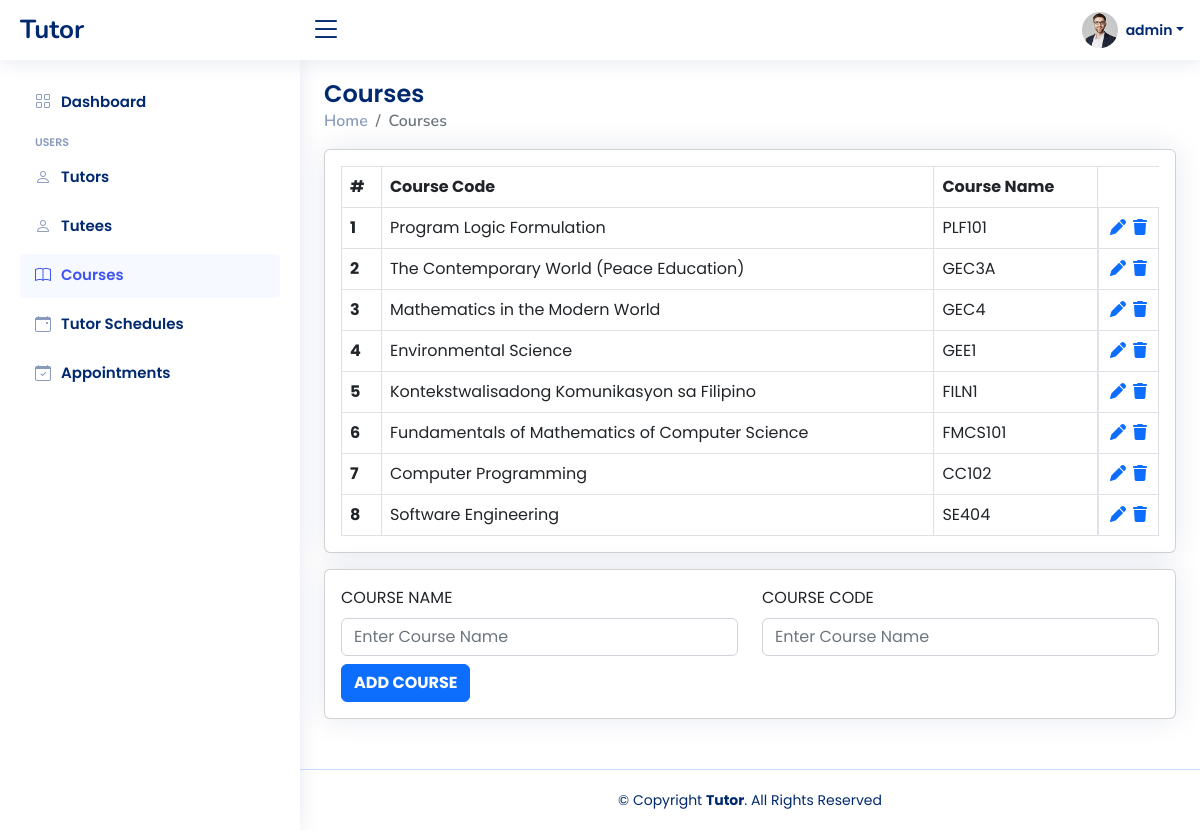
The page /admin/courses.php (signed in) on the database its author committed.
### tables this page shows
CREATE TABLE `courses` (
  `id` int(11) NOT NULL,
  `course_name` varchar(255) NOT NULL,
  `course_code` varchar(255) NOT NULL
);

### admin/courses.php (the view, shortened to what this page needs)
<?php
    include('header.php');
?>
        <aside id="sidebar" class="sidebar">
            <ul class="sidebar-nav" id="sidebar-nav">
                <li class="nav-item">
                    <a class="nav-link" href="index.php">
                        <i class="bi bi-grid"></i>
                        <span>Dashboard</span>
                    </a>
                </li>
                <li class="nav-heading">Users</li>
                <li class="nav-item">
                    <a class="nav-link" href="tutors.php">
                        <i class="bi bi-person"></i>
                        <span>Tutors</span>
                    </a>
                </li>
                <li class="nav-item">
                    <a class="nav-link" href="tutees.php">
                        <i class="bi bi-person"></i>
                        <span>Tutees</span>
                    </a>
                </li>
                <li class="nav-item">
                    <a class="nav-link active" href="courses.php">
                        <i class='bi bi-book'></i>
                        <span>Courses</span>
                    </a>
                </li>
                <li class="nav-item">
                    <a class="nav-link" href="schedules.php">
                    <i class='bi bi-calendar-event'></i>
                        <span>Tutor Schedules</span>
                    </a>
                </li>
                <li class="nav-item">
                    <a class="nav-link" href="appointments.php">
                    <i class='bi bi-calendar-check' ></i>
                        <span>Appointments</span>
                    </a>
                </li>
            </ul>
        </aside>
        <main id="main" class="main px-1 px-md-4">
            <div class="pagetitle">
                <h1>Courses</h1>
                <nav>
                    <ol class="breadcrumb">
                        <li class="breadcrumb-item"><a href="index.php">Home</a></li>
                        <li class="breadcrumb-item active">Courses</li>
                    </ol>
                </nav>
            </div>
            <section class="admin_courses-wrap">
                <div class="card mb-3">
                    <div class="card-body" id="courses-wrap">
                        <table class="table table-bordered table-responsive mb-0" id="tutors_table">
                            <thead>
                                <tr>
                                    <th scope="col">#</th>
                                    <th scope="col" class="d-none d-md-table-cell">Course Code</th>
                                    <th scope="col">Course Name</th>
                                </tr>
                            </thead>
                            <tbody>
                                <?php
                                $get_course = mysqli_query($db, 'SELECT * FROM courses ORDER BY id ASC');
                                $count = 1;
                                if(mysqli_num_rows($get_course) > 0) {
                                    while($row = mysqli_fetch_array($get_course))
                                    {
                                ?>
                                        <tr>
                                            <th scope="row"><?=$count?></th>
                                            <td class="d-none d-md-table-cell"><?=$row['course_name']?></td>
                                            <td><?=$row['course_code']?></td>
                                            <td class="d-flex justify-content-around admin__table-actions">
                                                <a href="#editCourse<?=$row['id']?>" data-bs-toggle="modal" data-bs-target="#editCourse<?=$row['id']?>"><i class="fas fa-pen"></i></a>
                                                <a href="#" data-id="<?=$row['id']?>" class="delete delete_course-btn"><i class="fas fa-trash"></i></a>
                                            </td>
                                        </tr>
                                <?php
                                    $count = $count+1;
                                    }
                                } else {
                                ?>
                                <td colspan="4" class="text-center fw-bold text-danger">NO COURSES AVAILABLE!</td>
                                <?php
                                }
                                ?>
                            </tbody>
                        </table>
                    </div>
                </div>
                <div class="card">
                    <div class="card-body">
                        <form method="POST" id="add_course">
                            <div class="">
                                <div class="row">
                                    <div class="col-md-6">
                                        <label for="course" class="form-label">COURSE NAME</label>
                                        <input type="text" name="course" class="form-control mb-2 course-fields" placeholder="Enter Course Name" required>
                                    </div>
                                    <div class="col-md-6">
                                        <label for="course" class="form-label">COURSE CODE</label>
                                        <input type="text" name="code" class="form-control mb-2 course-fields" placeholder="Enter Course Name" required>
                                    </div>
                                </div>
                                <button class="btn btn-primary d-inline-flex fw-bold" id="add_course-btn" type="submit">ADD COURSE</button>
                            </div>
                        </form>
                    </div>
                </div>
            </section>
        </main>
<?php
    include('footer.php');
?>

### admin/header.php (shortened to what this page needs)
<?php
    include('../connection/connect.php');
?>
<!DOCTYPE html>
<html lang="en">
    <head>
        <link href="assets/vendor/bootstrap-icons/bootstrap-icons.css" rel="stylesheet"/>
        <link href="assets/vendor/boxicons/css/boxicons.min.css" rel="stylesheet" />
        <link rel="stylesheet" href="assets/vendor/@fortawesome/fontawesome-free/css/all.min.css">
        <link rel="stylesheet" href="../node_modules/datatables/media/css/jquery.dataTables.min.css">
        <link href="assets/css/style.css" rel="stylesheet" />
        <link href="../node_modules/bootstrap/dist/css/bootstrap.min.css" rel="stylesheet"/>
        <link rel="stylesheet" href="../node_modules/sweetalert2/dist/sweetalert2.min.css">
    </head>
    <body>
        <header id="header" class="header fixed-top d-flex align-items-center">
            <div class="d-flex align-items-center justify-content-between">
                <a href="index.html" class="logo d-flex align-items-center">
                    <span class="d-none d-lg-block">Tutor</span>
                </a>
                <i class="bi bi-list toggle-sidebar-btn"></i>
            </div>
            <nav class="header-nav ms-auto">
                <ul class="d-flex align-items-center">
                <?php
                $query = mysqli_query($db, "SELECT * FROM admin WHERE id='".$_SESSION['admin_id']."'");
                while($row = mysqli_fetch_array($query))
                {
                ?>
                    <li class="nav-item dropdown pe-3">
                        <a class="nav-link nav-profile d-flex align-items-center pe-0" href="#" data-bs-toggle="dropdown">
                            <img src="assets/img/profile-img.jpg" alt="Profile" class="rounded-circle"/>
                            <span class="d-none d-md-block dropdown-toggle ps-2"><?=$row['username']?></span>
                        </a>
                    </li>
                <?php
                }
                ?>
                </ul>
            </nav>
        </header>

### admin/footer.php (shortened to what this page needs)
        <footer id="footer" class="footer">
            <div class="copyright">
                &copy; Copyright <strong><span>Tutor</span></strong>. All Rights Reserved
            </div>
        </footer>
    </body>
</html>

### admin/assets/css/style.css (style rules this page uses)
:root { scroll-behavior: smooth; }
body { font-family: "Poppins"!important; background: #f6f9ff; color: #444444; }
a { color: #4154f1; text-decoration: none; }
h1, h2, h3, h4, h5, h6 { font-family: "Poppins"!important; }
#main { margin-top: 60px; padding: 20px 30px; transition: all 0.3s; }
.pagetitle { margin-bottom: 10px; }
.pagetitle h1 { font-size: 24px; margin-bottom: 0; font-weight: 600; color: #012970; }
.card { margin-bottom: 30px; border: none; border-radius: 5px; box-shadow: 0px 0 30px rgba(1, 41, 112, 0.1); }
.card-body { padding: 0 20px 20px 20px; }
.breadcrumb { font-size: 14px; font-family: "Nunito", sans-serif; color: #899bbd; font-weight: 600; }
.breadcrumb a { color: #899bbd; transition: 0.3s; }
.breadcrumb .breadcrumb-item::before { color: #899bbd; }
.breadcrumb .active { color: #51678f; font-weight: 600; }
.logo { line-height: 1; }
@media (min-width: 1200px) { .logo { width: 280px; } }
.logo span { font-size: 26px; font-weight: 700; color: #012970; font-family: "Nunito", sans-serif; }
.header { transition: all 0.5s; z-index: 997; height: 60px; box-shadow: 0px 2px 20px rgba(1, 41, 112, 0.1); background-color: #fff; padding-left: 20px; }
.header .toggle-sidebar-btn { font-size: 32px; padding-left: 10px; cursor: pointer; color: #012970; }
.header-nav ul { list-style: none; }
.header-nav>ul { margin: 0; padding: 0; }
.header-nav .nav-profile { color: #012970; }
.header-nav .nav-profile img { max-height: 36px; }
.header-nav .nav-profile span { font-size: 14px; font-weight: 600; }
.sidebar { position: fixed; top: 60px; left: 0; bottom: 0; width: 300px; z-index: 996; transition: all 0.3s; padding: 20px; overflow-y: auto; scrollbar-width: thin; scrollbar-color: #aab7cf transparent; box-shadow: 0px 0px 20px rgba(1, 41, 112, 0.1); background-color: #fff; }
@media (min-width: 1200px) { #main, #footer { margin-left: 300px; } }
.sidebar-nav { padding: 0; margin: 0; list-style: none; }
.sidebar-nav li { padding: 0; margin: 0; list-style: none; }
.sidebar-nav .nav-item { margin-bottom: 5px; }
.sidebar-nav .nav-heading { font-size: 11px; text-transform: uppercase; color: #899bbd; font-weight: 600; margin: 10px 0 5px 15px; }
.sidebar-nav .nav-link { display: flex; align-items: center; font-size: 15px; font-weight: 600; color: #012970; background: #fff; transition: 0.3; padding: 10px 15px; border-radius: 4px; }
.sidebar-nav .nav-link i { font-size: 16px; margin-right: 10px; color: #899bbd; }
.sidebar-nav .nav-link:hover, .sidebar-nav .nav-link.active { color: #4154f1; background: #f6f9ff; }
.sidebar-nav .nav-link:hover i, .sidebar-nav .nav-link.active i { color: #4154f1; }
.footer { padding: 20px 0; font-size: 14px; transition: all 0.3s; border-top: 1px solid #cddfff; }
.footer .copyright { text-align: center; color: #012970; }
a { text-decoration: none!important; }

### rows shown on the page
courses: course_name "Program Logic Formulation", course_code "PLF101"
courses: course_name "The Contemporary World (Peace Education)", course_code "GEC3A"
courses: course_name "Mathematics in the Modern World", course_code "GEC4"
courses: course_name "Environmental Science", course_code "GEE1"
courses: course_name "Kontekstwalisadong Komunikasyon sa Filipino", course_code "FILN1"
courses: course_name "Fundamentals of Mathematics of Computer Science", course_code "FMCS101"
courses: course_name "Computer Programming", course_code "CC102"
courses: course_name "Software Engineering", course_code "SE404"

### other values the page prints
$row['username'] "admin"
